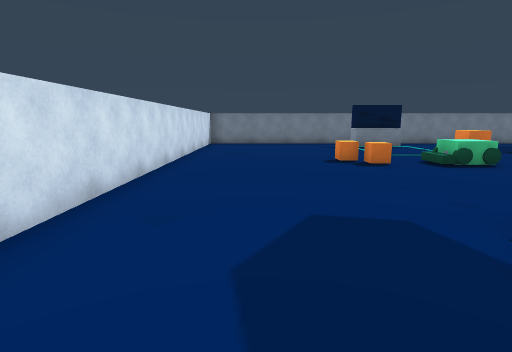
view 1 (above)

19 first-person views from a walk through a scene from a Unity 3-D project. The camera is 1.2 m above the floor, tilts 10° down and sees 80° across. The floor is counted in squares, 1 m on a side. Each view is taken from the middle of a square. On the plan, view 1 faces up. The plan holds only what a view shows up to about 13 squares ahead; the rest is blank. The player character is not drawn.

view 2
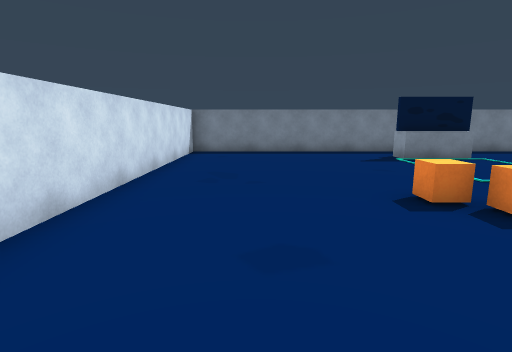

view 3
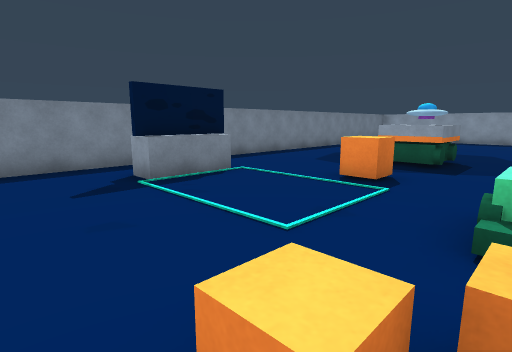

view 4
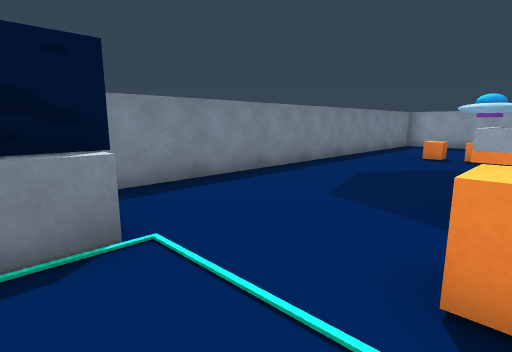

view 5
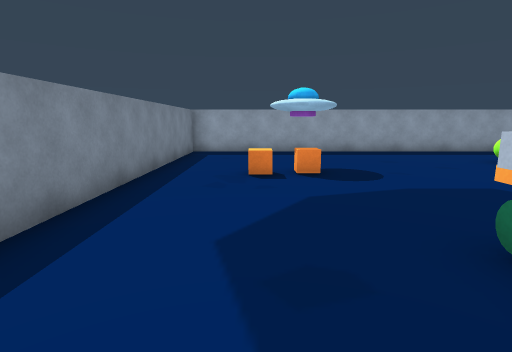

view 6
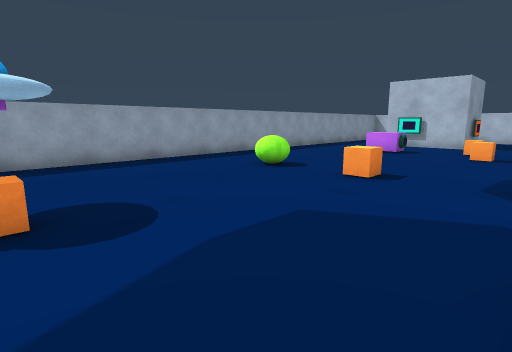

view 7
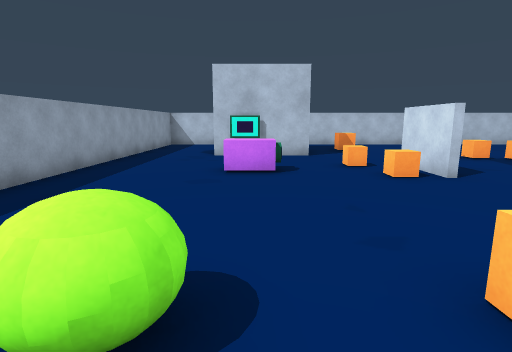

view 8
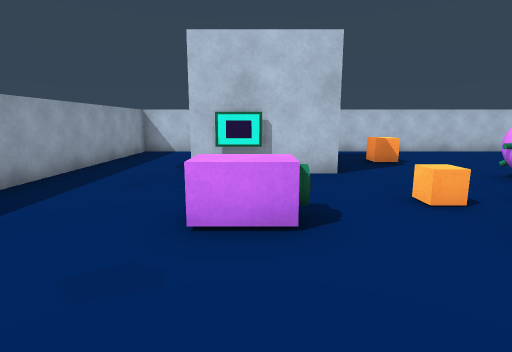

view 9
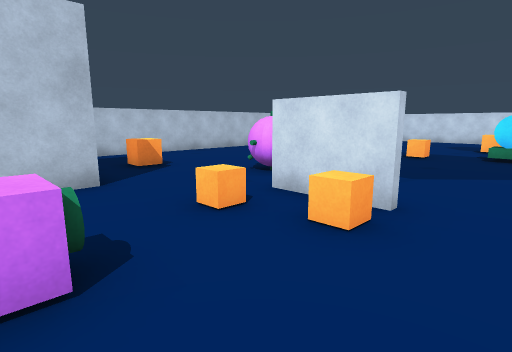

view 10
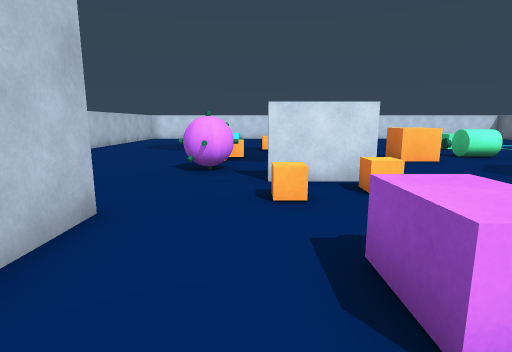

view 11
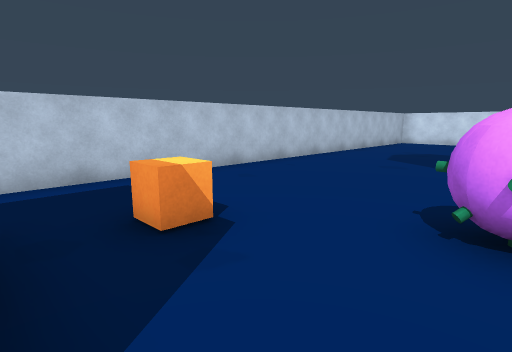

view 12
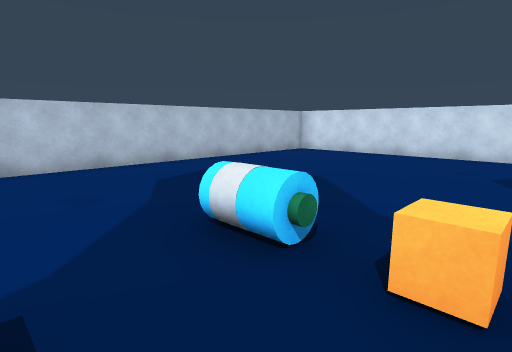

view 13
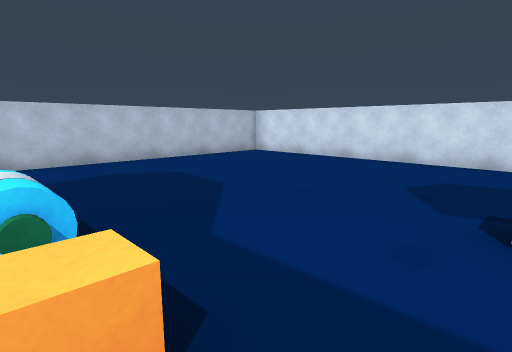

view 14
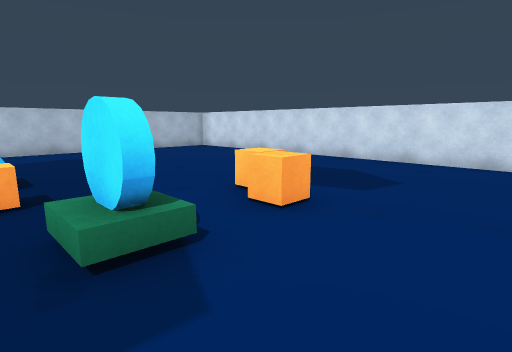

view 15
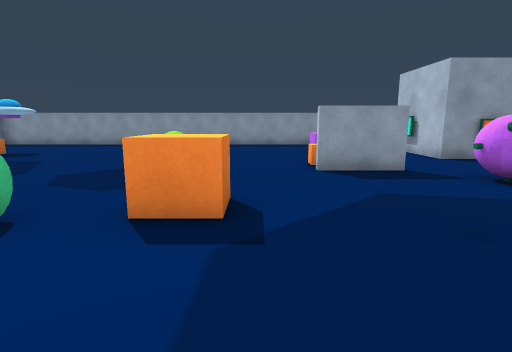

view 16
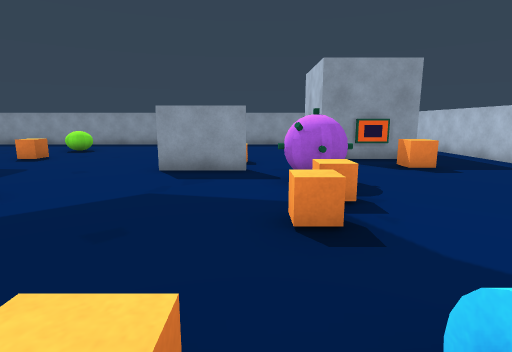

view 17
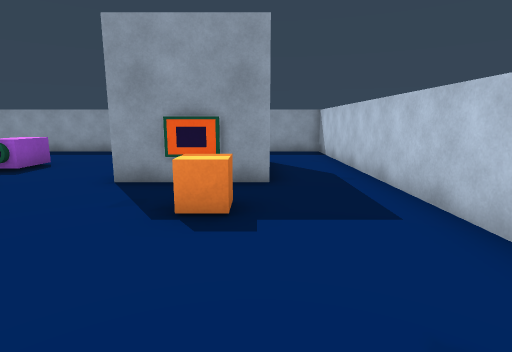

view 18
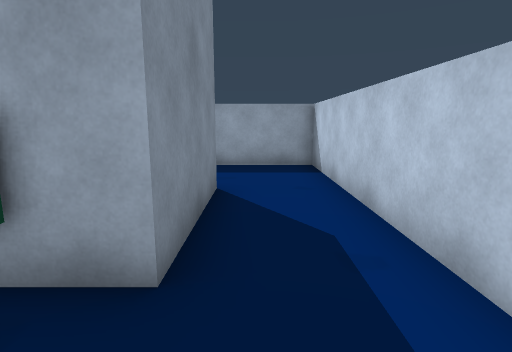

view 19
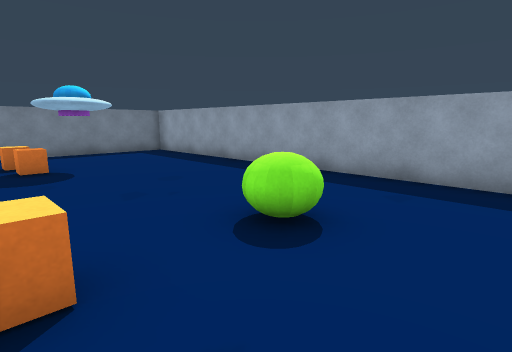

### Floor plan
Points are (right, up) in squares from view 1. A wall is a line through its corners. A room is listed if a view was taken in it or the views show most of it. See-through windows are left out.
Room 1 (views 1, 2, 3, 4, 5, 6, 7, 8, 9, 10, 11, 12, 13, 14, 15, 16, 17, 18, 19)
walls: (13.8, 2.5) (13.8, 0.2); (13.6, 0.1) (13.6, 2.5); (5.8, 17.6) (-2.6, 17.6) (-2.6, -7.2); (19.6, -5.3) (16.1, -5.3) (16.1, -2.1) (19.6, -2.1); (-2.2, -7.6) (22.6, -7.6) (22.6, 17.6) (7.8, 17.6)
objects: other object (3, 2); other object (3, 3) to (4, 3); other object (3, 9) to (4, 9); other object (3, 10); other object (5, 15) to (7, 16); other object (6, 3); other object (7, -2) to (7, -1); other object (7, 0) to (7, 1); other object (7, 9); other object (8, 12) to (9, 12); other object (9, -1); other object (9, 7) to (10, 8); other object (10, -1) to (11, -1); other object (10, 5) to (11, 5); other object (11, 11) to (13, 13); other object (12, -2) to (13, -1); other object (14, -5) to (14, -4); other object (15, 2); other object (16, 7) to (16, 8); other object (17, 0); other object (17, 1); other object (17, 14) to (18, 14); other object (17, 15); other object (18, 1) to (19, 2); other object (18, 13) to (19, 15)

Positions as (right, up) in squares from view 1, and headings:
1: (0, 0), facing up
2: (0, 5), facing up
3: (2, 9), facing up-right
4: (6, 12), facing up-right
5: (10, 15), facing right
6: (13, 14), facing down-right
7: (18, 9), facing down
8: (18, 5), facing down
9: (18, 4), facing down-left
10: (20, 0), facing left
11: (16, -1), facing down-left
12: (9, 1), facing down-left
13: (7, 2), facing down-left
14: (7, 6), facing down-left
15: (6, 4), facing right
16: (6, 0), facing right
17: (10, -5), facing right
18: (14, -6), facing right
19: (16, 5), facing up-right
